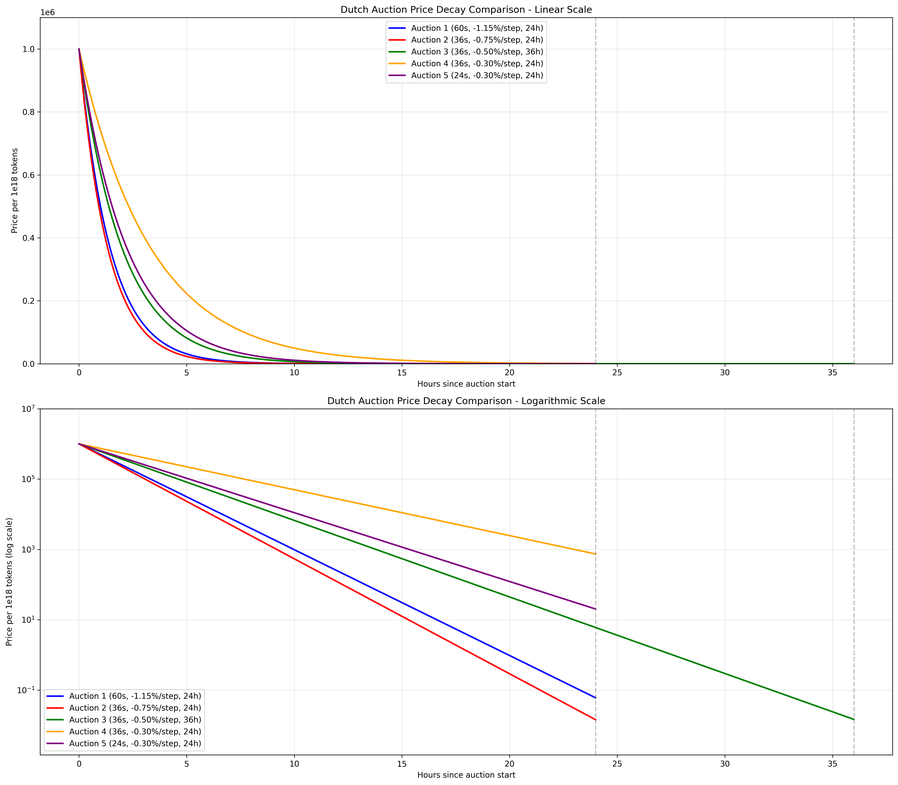
#> input picture price_decay_comparison.png, 898 x 785 px, shrunk from 4768 x 4169 before the run
$ python make_logo.py ../price_decay_comparison.png
#> lines starting #> are read from the running program, lines starting #| are printed output that depends on the picture
#!/usr/bin/env python3
"""
Crop a source image tightly around visible content and export square logo assets.

Usage:
  python scripts/make_logo.py input.png --out ui/public --size 512 --pad 32 --bg "#0b1324"

Notes:
- Automatically trims uniform background (near the top-left pixel color) with tolerance.
- Adds padding and exports square canvases (centers content).
- Writes: logo.png, logo-256.png, logo-128.png, favicon.ico (16/32/48).
"""

import argparse
from pathlib import Path
from typing import Tuple

from PIL import Image


def parse_color(c: str) -> Tuple[int, int, int, int]:
    c = c.strip()
    if c.startswith('#'):
        c = c[1:]
        if len(c) == 6:
            r = int(c[0:2], 16); g = int(c[2:4], 16); b = int(c[4:6], 16)
            return (r, g, b, 255)
        if len(c) == 8:
            r = int(c[0:2], 16); g = int(c[2:4], 16); b = int(c[4:6], 16); a = int(c[6:8], 16)
            return (r, g, b, a)
    raise ValueError("Unsupported color format; use #RRGGBB or #RRGGBBAA")


def color_close(a, b, tol=6):
    return all(abs(int(a[i]) - int(b[i])) <= tol for i in range(3))


def _avg_color(block: Image.Image) -> Tuple[int, int, int, int]:
    if block.mode != 'RGBA':
        block = block.convert('RGBA')
    px = list(block.getdata())
    n = max(1, len(px))
    r = sum(p[0] for p in px) // n
    g = sum(p[1] for p in px) // n
    b = sum(p[2] for p in px) // n
    a = sum(p[3] for p in px) // n
    return (r, g, b, a)


def _edge_bg_color(img: Image.Image) -> Tuple[int, int, int, int]:
    w, h = img.size
    s = max(2, min(w, h) // 40)  # small sample blocks (~2.5% of edge)
    tl = _avg_color(img.crop((0, 0, s, s)))
    tr = _avg_color(img.crop((w - s, 0, w, s)))
    bl = _avg_color(img.crop((0, h - s, s, h)))
    br = _avg_color(img.crop((w - s, h - s, w, h)))
    # average the four corners
    return (
        (tl[0] + tr[0] + bl[0] + br[0]) // 4,
        (tl[1] + tr[1] + bl[1] + br[1]) // 4,
        (tl[2] + tr[2] + bl[2] + br[2]) // 4,
        (tl[3] + tr[3] + bl[3] + br[3]) // 4,
    )


def trim_uniform_bg(img: Image.Image, tolerance=24) -> Image.Image:
    """Trim edges matching the (averaged) edge background color within tolerance."""
    if img.mode != 'RGBA':
        img = img.convert('RGBA')
    bg_px = _edge_bg_color(img)
    # Build mask of non-background pixels
    datas = img.getdata()
    new_data = []
    for px in datas:
        if px[3] == 0:
            new_data.append((0, 0, 0, 0))
        elif color_close(px, bg_px, tolerance):
            new_data.append((0, 0, 0, 0))
        else:
            new_data.append((255, 255, 255, 255))
    mask = Image.new('RGBA', img.size)
    mask.putdata(new_data)
    bbox = mask.getbbox()
    if not bbox:
        return img
    return img.crop(bbox)


def pad_and_square(img: Image.Image, size: int, pad: int, bg_rgba: Tuple[int, int, int, int]) -> Image.Image:
    # Add pad around trimmed content first
    w, h = img.size
    padded = Image.new('RGBA', (w + 2 * pad, h + 2 * pad), (0, 0, 0, 0))
    padded.paste(img, (pad, pad), img)

    # Fit into square while preserving aspect
    scale = min((size) / padded.width, (size) / padded.height)
    nw = max(1, int(round(padded.width * scale)))
    nh = max(1, int(round(padded.height * scale)))
    fitted = padded.resize((nw, nh), Image.LANCZOS)

    canvas = Image.new('RGBA', (size, size), bg_rgba)
    x = (size - nw) // 2
    y = (size - nh) // 2
    canvas.paste(fitted, (x, y), fitted)
    return canvas


def main():
    ap = argparse.ArgumentParser()
    ap.add_argument('input', type=Path)
    ap.add_argument('--out', type=Path, default=Path('ui/public'))
    ap.add_argument('--size', type=int, default=512, help='Base logo size (px)')
    ap.add_argument('--pad', type=int, default=32, help='Padding (px) before fitting')
    ap.add_argument('--bg', type=str, default='#0b1324', help='Background color hex (or #00000000 for transparent)')
    ap.add_argument('--tolerance', type=int, default=28, help='BG trim color tolerance')
    args = ap.parse_args()

    args.out.mkdir(parents=True, exist_ok=True)
    bg = parse_color(args.bg)

    img = Image.open(args.input)
#> img is the input picture: PIL image 898x785 RGBA; mean R, G, B, A 250, 249.2, 249.2, 255
    trimmed = trim_uniform_bg(img, tolerance=args.tolerance)
#> in _avg_color, `px = list(block.getdata())`: px = 361 items, first 6: (255, 255, 255, 255), (255, 255, 255, 255), (255, 255, 255, 255), (255, 255, 255, 255), (255, 255, 255, 255), (255, 255, 255, 255)
#> in _avg_color, `n = max(1, len(px))`: n = 361
#> in _avg_color, `r = sum(p[0] for p in px) // n`: r = 255
#> in _edge_bg_color, `tl = _avg_color(img.crop((0, 0, s, s)))`: tl = (255, 255, 255, 255)
#> in _edge_bg_color, `tr = _avg_color(img.crop((w - s, 0, w, s)))`: tr = (247, 247, 247, 255)
#> in _edge_bg_color, `bl = _avg_color(img.crop((0, h - s, s, h)))`: bl = (255, 255, 255, 255)
#> in trim_uniform_bg, `bg_px = _edge_bg_color(img)`: bg_px = (253, 253, 253, 255)
#> after the loop in trim_uniform_bg, `for px in datas:`: new_data = 704930 items
#> in trim_uniform_bg, `mask = Image.new('RGBA', img.size)`: mask: PIL image 898x785 RGBA; every value is 0
#> in trim_uniform_bg, `bbox = mask.getbbox()`: bbox = (5, 5, 893, 778)
#> in trim_uniform_bg, `return img.crop(bbox)`:
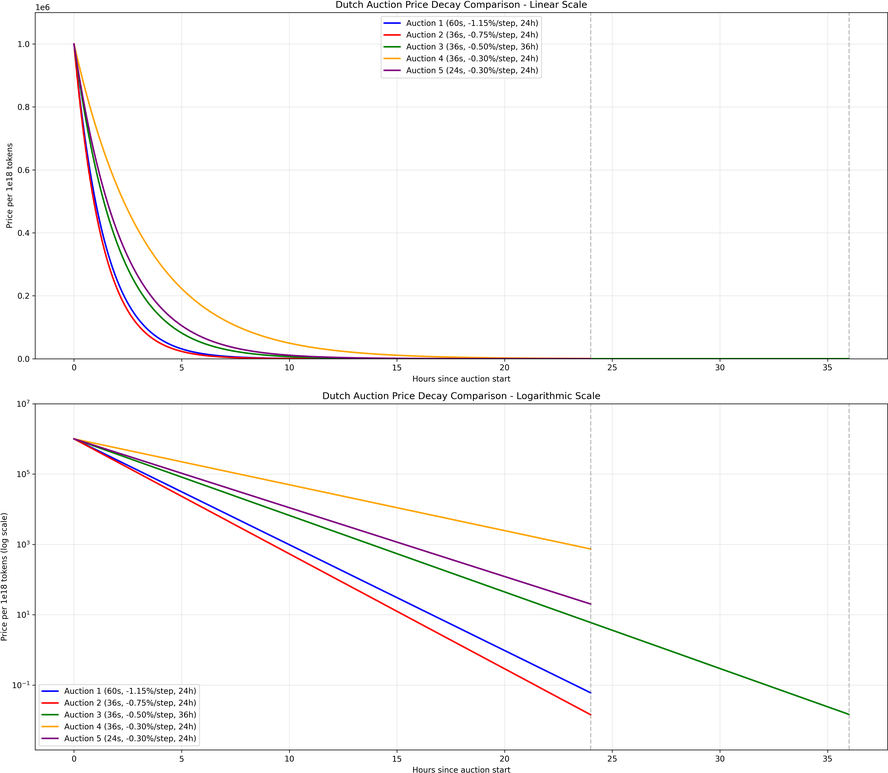
#> returned value: PIL image 888x773 RGBA; mean R, G, B, A 249.9, 249.1, 249.1, 255

    base = pad_and_square(trimmed, args.size, args.pad, bg)
#> in pad_and_square, `padded = Image.new('RGBA', (w + 2 * pad, h + 2 * pad), (0, 0, 0, 0))`: padded: PIL image 952x837 RGBA; every value is 0
#> in pad_and_square, `canvas = Image.new('RGBA', (size, size), bg_rgba)`:
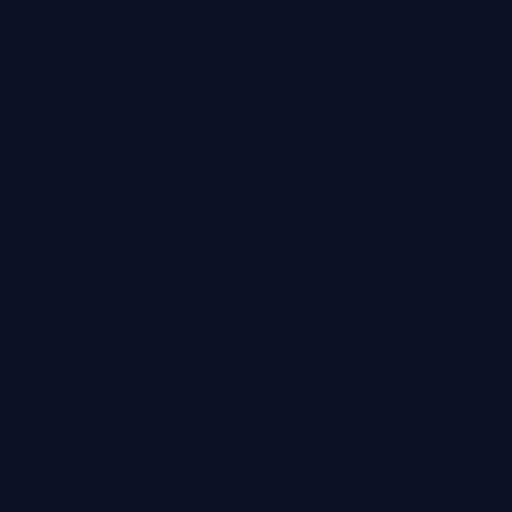
#> canvas: PIL image 512x512 RGBA; mean R, G, B, A 11, 19, 36, 255
#> in pad_and_square, `canvas.paste(fitted, (x, y), fitted)`:
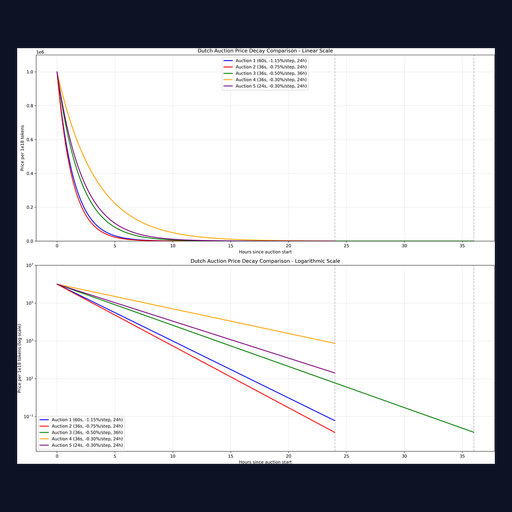
#> canvas: PIL image 512x512 RGBA; mean R, G, B, A 191.6, 192.9, 197, 254.7; transparent parts drawn white
    base.save(args.out / 'logo.png')

    # Additional sizes
    for s in (256, 128):
        pad = max(12, args.pad // 2)
        im = pad_and_square(trimmed, s, pad, bg)
        im.save(args.out / f'logo-{s}.png')
#> this loop made 2 passes
#> pass 1, in pad_and_square (call 2), `fitted = padded.resize((nw, nh), Image.LANCZOS)`:
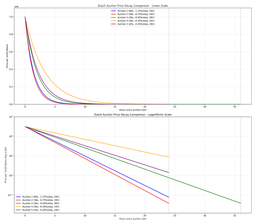
#> fitted: PIL image 256x224 RGBA; mean R, G, B, A 236.9, 236.1, 236.1, 236.4; transparent parts drawn white
#> after the loop:
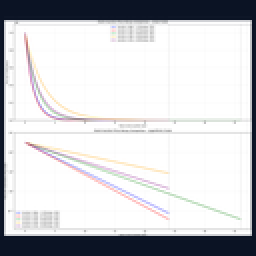
#> im: PIL image 128x128 RGBA (shown 2 times larger); mean R, G, B, A 204.4, 205.2, 208.4, 253.6; transparent parts drawn white

    # Favicon ico (multiple sizes, transparent background is preferred)
    ico_bg = (0, 0, 0, 0) if bg[3] == 0 else bg
    ico_sizes = [16, 32, 48]
    ico_imgs = [pad_and_square(trimmed, s, max(4, args.pad // 4), ico_bg) for s in ico_sizes]
#> call 4 of pad_and_square, with size = 16, pad = 8, bg_rgba = (11, 19, 36, 255)
#> in pad_and_square (call 4), `padded = Image.new('RGBA', (w + 2 * pad, h + 2 * pad), (0, 0, 0, 0))`: padded: PIL image 904x789 RGBA; every value is 0
#> in pad_and_square (call 4), `padded.paste(img, (pad, pad), img)`:
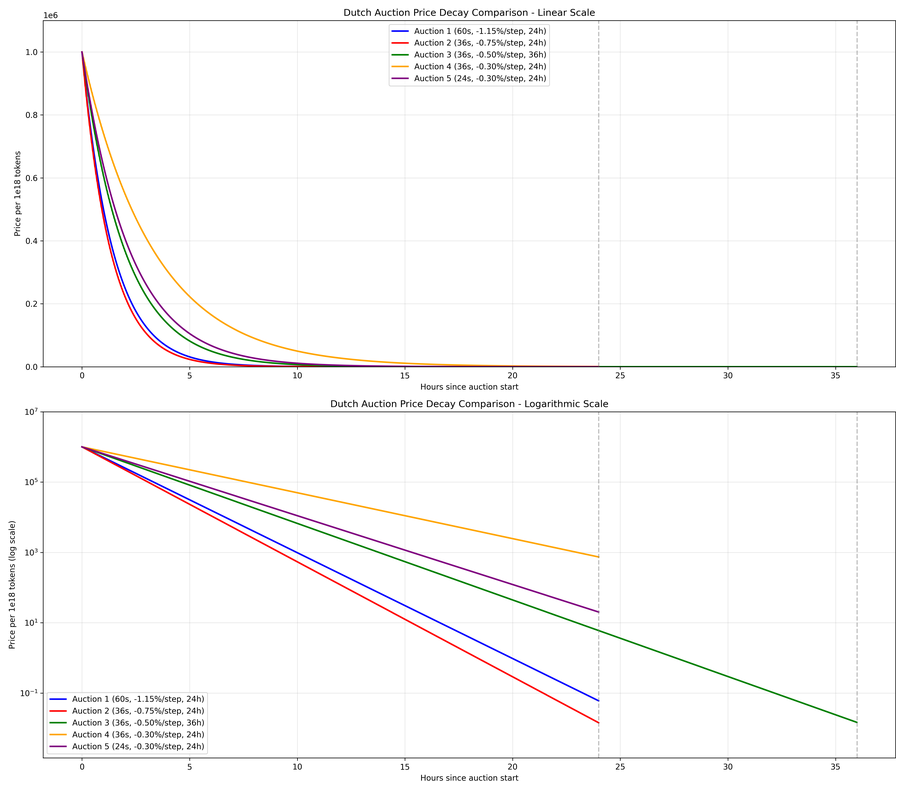
#> padded: PIL image 904x789 RGBA; mean R, G, B, A 240.5, 239.7, 239.8, 245.4; transparent parts drawn white
#> in pad_and_square (call 6), `canvas.paste(fitted, (x, y), fitted)`:
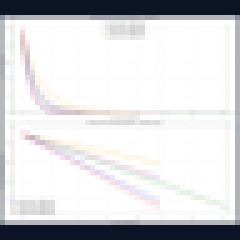
#> canvas: PIL image 48x48 RGBA (shown 5 times larger); mean R, G, B, A 212.8, 213.3, 215.9, 250.2; transparent parts drawn white
#> ico_imgs = 3 items
    ico_imgs[0].save(args.out / 'favicon.ico', sizes=[(s, s) for s in ico_sizes])

    print(f"Wrote: {args.out / 'logo.png'}, {args.out / 'logo-256.png'}, {args.out / 'logo-128.png'}, {args.out / 'favicon.ico'}")


if __name__ == '__main__':
    main()
